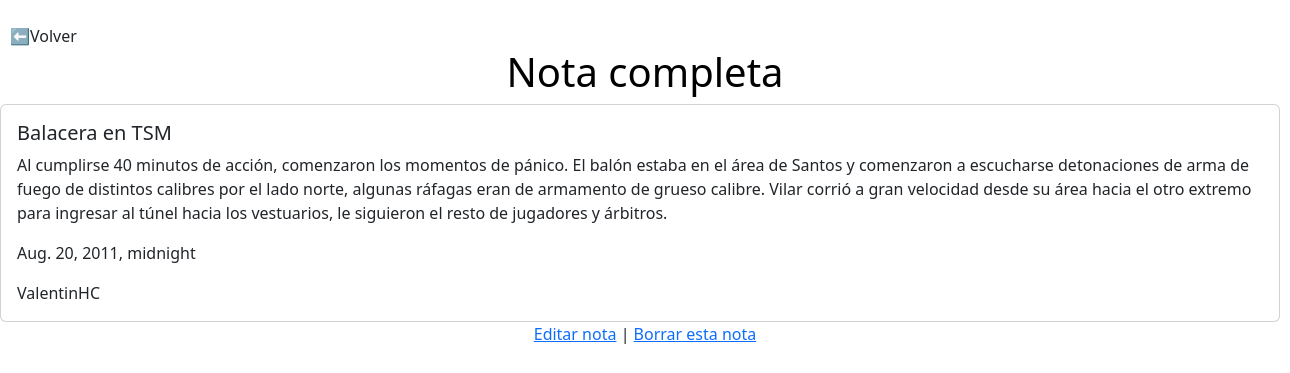
Page /noticias/1/ on the committed database.
### users/models.py (models this page shows, shortened)
class Noticias(models.Model):
    Titulo = models.CharField(max_length=100)
    Descripcion = models.TextField(max_length=500)
    Fecha = models.DateTimeField(auto_now_add=True)
    Autor = models.ForeignKey(CostumUser, on_delete=models.CASCADE)

class CostumUser(AbstractUser):
    Nombre = models.CharField(max_length=30)
    email = models.CharField(max_length=50)

### users/views.py (the view)
# urls.py: path('noticias/<int:pk>/', NoticiasPageDetail.as_view(), name='noticias_detalle'),
class NoticiasPageDetail(DetailView):
    template_name = 'noticias_detalle.html'
    model = Noticias
    context_object_name = 'Noticia_Completa'

### users/templates/noticias_detalle.html (shortened to what this page needs)
<a class="nav-link" style="text-align: left; margin-left: 10px;" href="{% url 'noticia' %}">⬅️Volver</a>
<h1 style="color:black; text-align: center;"> Nota completa </h1>
{% load static %}
{% block content %}
<link rel="stylesheet" href="{% static 'css/bootcss/bootstrap.css' %}">
    <div class="card" style="width: 80rem;">
        <div class="card-body">
          <h5 class="card-title">{{Noticia_Completa.Titulo}}</h5>
          <p class="card-text"> {{Noticia_Completa.Descripcion}}</p>
          <p class="card-text"> {{Noticia_Completa.Fecha}}</p>
          <p class="card-text"> {{Noticia_Completa.Autor}}</p>
        </div>
    </div>
    <p class="text-center">
        <a href="{% url 'noticias_editar' Noticia_Completa.pk %}">Editar nota</a> |
        <a href="{% url 'noticias_delete' Noticia_Completa.pk %}">Borrar esta nota</a>
    </p>
{% endblock %}

### rows in the picture
Noticias: Titulo "Balacera en TSM", Descripcion "Al cumplirse 40 minutos de acción, comenzaron los momentos de pánico. El balón estaba en el área de Santos y comenzaron a escucharse detonaciones de arma de fuego de distintos calibres por el lado norte, algunas ráfagas eran de armamento de grueso calibre. Vilar corrió a gran velocidad desde su área hacia el otro extremo para ingresar al túnel hacia los vestuarios, le siguieron el resto de jugadores y árbitros.", Fecha "Aug. 20, 2011, midnight", Autor "ValentinHC"
